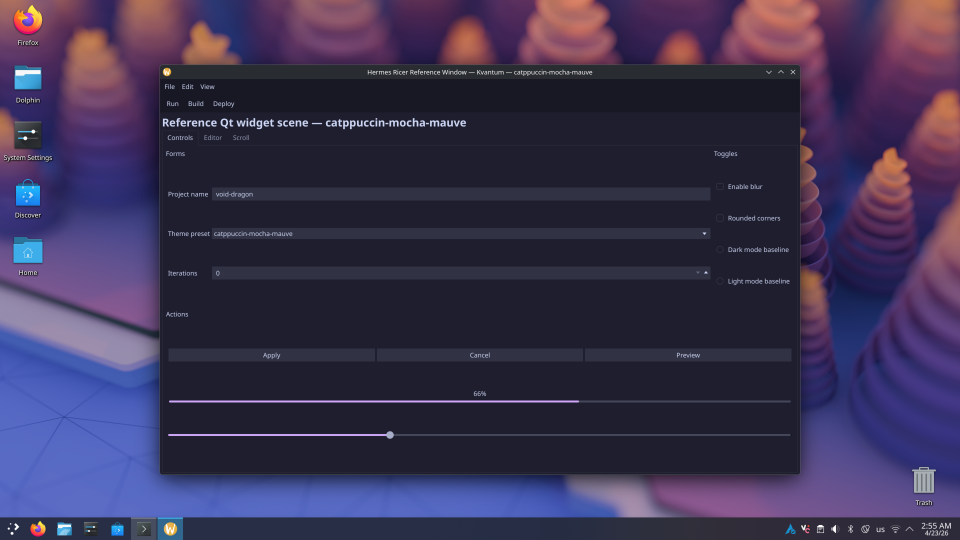
#> input picture assets/catalog/kvantum/catppuccin-mocha-mauve/preview.png, 1920 x 1080 px (shown at 1/2 size); its folder holds only this picture in this run
$ python palette_extractor.py ../assets/catalog/kvantum/catppuccin-mocha-mauve/preview.png
#> lines starting #> are read from the running program, lines starting #| are printed output that depends on the picture
### scripts/core/palette_engine.py
"""core/palette_engine.py — Image quantisation, swatch classification and slot assignment.

Extracted from scripts/palette_extractor.py to keep that file within the
300-line budget.  Depends only on core.palette_primitives and stdlib.
"""
from __future__ import annotations

import colorsys

from core.palette_primitives import (
    _hex_to_rgb, _rgb_to_hex, _rgb_to_hls, _hex_to_hls,
    _yiq_luma, _rotate_hue, _adjust_lightness, _blend_hex,
)


# --- Pillow loading + quantization ---

def _load_and_normalize(image_path: str, max_side: int = 400):
    """Open image, composite any alpha channel over neutral gray, downsample."""
#> called with max_side = 400
    try:
        from PIL import Image
    except ImportError as e:
        raise RuntimeError(
            "palette_extractor requires Pillow. Install with: pip install pillow"
        ) from e

    with Image.open(image_path) as _raw:
#> _raw is the input picture: PIL image 1920x1080 RGBA; mean R, G, B, A 59.1, 50.9, 82, 255
        if _raw.mode in ("RGBA", "LA") or (_raw.mode == "P" and "transparency" in _raw.info):
            rgba = _raw.convert("RGBA")
            bg = Image.new("RGBA", rgba.size, (128, 128, 128, 255))
            img = Image.alpha_composite(bg, rgba).convert("RGB")
        else:
            img = _raw.convert("RGB")

    img.thumbnail((max_side, max_side))
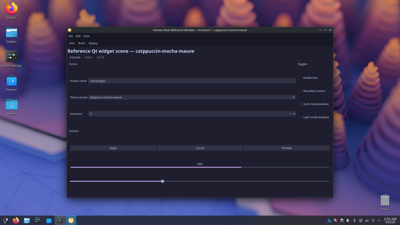
#> img: PIL image 400x225 RGB; mean R, G, B 59.2, 51, 82.1
    return img


def _quantize_swatches(img, n: int = 12) -> list[tuple[tuple[int, int, int], int]]:
    """Quantize image to ≤ n swatches. Returns [(rgb, pixel_count), ...] sorted
    by (-count, hex) for determinism."""
#> called with n = 12
    from PIL import Image

    try:
        pal_img = img.quantize(colors=n, method=Image.Quantize.MAXCOVERAGE, kmeans=0)
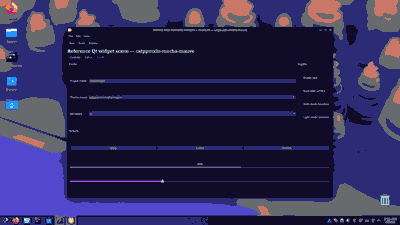
#> pal_img: PIL image 400x225 P; mean R, G, B 47.4, 42.7, 85.6
    except (ValueError, OSError):
        pal_img = img.quantize(colors=n, method=Image.Quantize.MEDIANCUT, kmeans=0)

    raw_palette = pal_img.getpalette() or []
#> raw_palette = 36 values, max 255 at index 0, min 12 at index 4, mean 138.1
    color_counts = pal_img.getcolors(maxcolors=n * 4) or []
#> color_counts = [(25, 0), (42975, 1), (35, 2), (235, 3), (101, 4), (12799, 5), (30, 6), (37, 7), (142, 8), (6706, 9), (2922, 10), (23993, 11)]
#> (the rest of the program and of its run is left out)
